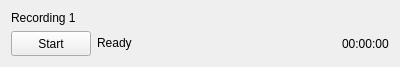
<?xml version="1.0" encoding="UTF-8"?>
<ui version="4.0">
 <class>RecordingControlsWidget</class>
 <widget class="QFrame" name="RecordingControlsWidget">
  <property name="geometry">
   <rect>
    <x>0</x>
    <y>0</y>
    <width>400</width>
    <height>65</height>
   </rect>
  </property>
  <property name="sizePolicy">
   <sizepolicy hsizetype="Preferred" vsizetype="Maximum">
    <horstretch>0</horstretch>
    <verstretch>0</verstretch>
   </sizepolicy>
  </property>
  <property name="windowTitle">
   <string>Frame</string>
  </property>
  <property name="frameShape">
   <enum>QFrame::NoFrame</enum>
  </property>
  <layout class="QVBoxLayout" name="verticalLayout">
   <item>
    <widget class="QLabel" name="lbl_recording_name">
     <property name="sizePolicy">
      <sizepolicy hsizetype="Preferred" vsizetype="Maximum">
       <horstretch>0</horstretch>
       <verstretch>0</verstretch>
      </sizepolicy>
     </property>
     <property name="text">
      <string>Recording 1</string>
     </property>
    </widget>
   </item>
   <item>
    <widget class="QFrame" name="frm_controls">
     <property name="sizePolicy">
      <sizepolicy hsizetype="Preferred" vsizetype="Maximum">
       <horstretch>0</horstretch>
       <verstretch>0</verstretch>
      </sizepolicy>
     </property>
     <property name="frameShape">
      <enum>QFrame::NoFrame</enum>
     </property>
     <property name="frameShadow">
      <enum>QFrame::Raised</enum>
     </property>
     <layout class="QHBoxLayout" name="horizontalLayout">
      <property name="leftMargin">
       <number>0</number>
      </property>
      <property name="topMargin">
       <number>0</number>
      </property>
      <property name="rightMargin">
       <number>0</number>
      </property>
      <property name="bottomMargin">
       <number>0</number>
      </property>
      <item>
       <widget class="QPushButton" name="btn_start">
        <property name="minimumSize">
         <size>
          <width>80</width>
          <height>25</height>
         </size>
        </property>
        <property name="text">
         <string>Start</string>
        </property>
       </widget>
      </item>
      <item>
       <widget class="QLabel" name="lbl_status">
        <property name="sizePolicy">
         <sizepolicy hsizetype="Expanding" vsizetype="Preferred">
          <horstretch>0</horstretch>
          <verstretch>0</verstretch>
         </sizepolicy>
        </property>
        <property name="text">
         <string>Ready</string>
        </property>
        <property name="textFormat">
         <enum>Qt::RichText</enum>
        </property>
       </widget>
      </item>
      <item>
       <widget class="QLabel" name="lbl_recording_time">
        <property name="text">
         <string>00:00:00</string>
        </property>
       </widget>
      </item>
     </layout>
    </widget>
   </item>
  </layout>
 </widget>
 <resources/>
 <connections/>
</ui>
